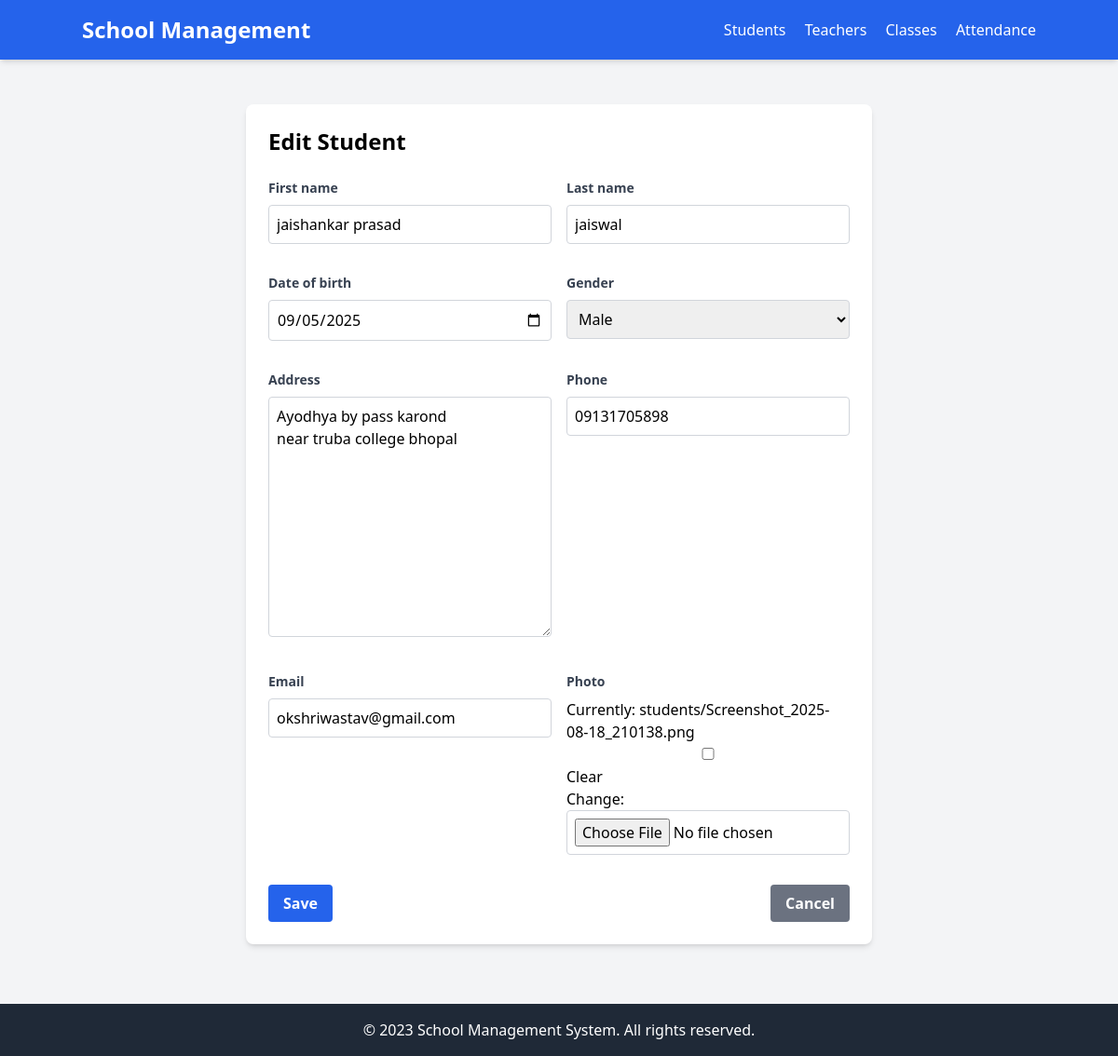
Page /students/1/edit/ on the committed database.
### app/models.py (models this page shows, shortened)
class Student(models.Model):
    first_name = models.CharField(max_length=100)
    last_name = models.CharField(max_length=100)
    date_of_birth = models.DateField()
    gender = models.CharField(max_length=10, choices=[('Male', 'Male'), ('Female', 'Female'), ('Other', 'Other')])
    address = models.TextField()
    phone = models.CharField(max_length=15, blank=True)
    email = models.EmailField(blank=True)
    photo = models.ImageField(upload_to='students/', blank=True, null=True)
    enrollment_date = models.DateField(auto_now_add=True)

### app/views.py (the view)
# urls.py: path('students/<int:pk>/edit/', views.student_edit, name='student_edit'),
def student_edit(request, pk):
    student = get_object_or_404(Student, pk=pk)
    if request.method == 'POST':
        form = StudentForm(request.POST, request.FILES, instance=student)
        if form.is_valid():
            form.save()
            return redirect('student_list')
    else:
        form = StudentForm(instance=student)
    return render(request, 'app/student_form.html', {'form': form, 'title': 'Edit Student'})

### app/forms.py
class StudentForm(forms.ModelForm):
    class Meta:
        model = Student
        fields = '__all__'
        widgets = {
            'date_of_birth': forms.DateInput(attrs={'type': 'date'}),
            'enrollment_date': forms.DateInput(attrs={'type': 'date'}),
        }

### app/templates/app/student_form.html (shortened to what this page needs)
{% extends 'app/base.html' %}
{% block content %}
<div class="max-w-2xl mx-auto bg-white p-6 rounded-lg shadow-md">
    <h1 class="text-2xl font-bold mb-6">{{ title }}</h1>
    <form method="post" enctype="multipart/form-data">
        <div class="grid grid-cols-1 md:grid-cols-2 gap-4 mb-4">
            {% for field in form %}
            <div class="mb-4">
                <label class="block text-gray-700 text-sm font-bold mb-2" for="{{ field.id_for_label }}">
                    {{ field.label }}
                </label>
                {{ field }}
            </div>
            {% endfor %}
        </div>
        <div class="flex items-center justify-between">
            <button class="bg-blue-600 hover:bg-blue-700 text-white font-bold py-2 px-4 rounded focus:outline-none focus:shadow-outline" type="submit">
                Save
            </button>
            <a href="{% url 'student_list' %}" class="bg-gray-500 hover:bg-gray-700 text-white font-bold py-2 px-4 rounded">
                Cancel
            </a>
        </div>
    </form>
</div>
{% endblock %}

### app/templates/app/student_form.html (style rules this page uses)
input, select, textarea { width: 100%; padding: 0.5rem; border: 1px solid #d1d5db; border-radius: 0.25rem; }

### rows in the picture
Student: form "jaishankar prasad" "jaiswal" "09/05/2025" "Male" "Ayodhya by pass karond near truba college bhopal" "09131705898" "okshriwastav@gmail.com"

### other values in the picture
{{ title }} "Edit Student"
{{ field.label }} "First name" "Last name" "Date of birth" "Gender" "Address" "Phone" "Email" "Photo"
